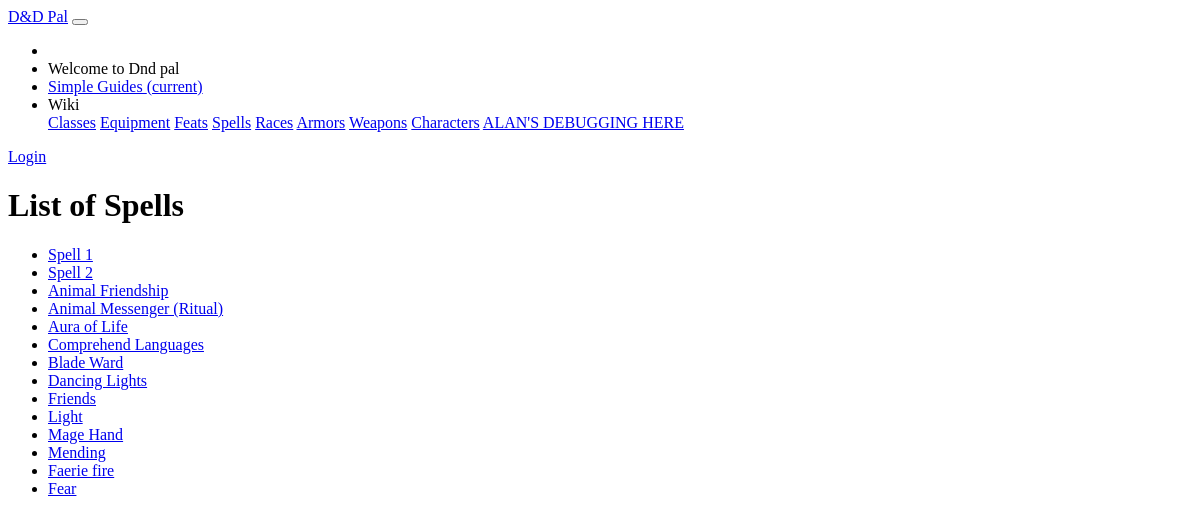
/dndpal/spells/, run on the app's committed database.
### dndpal/models.py (models this page shows)
class Spell(models.Model):
    name = models.CharField(default = '', primary_key = True, max_length = 100, help_text = "Enter the name of the spell")
    spell_level = models.SmallIntegerField(default= 0, null=True, help_text="Enter the spell level of this spell")
    cast_time = models.CharField(default = "", max_length = 10000, help_text = "Enter the action it takes to cast the spell.")
    duration = models.CharField(default = "", max_length = 10000, help_text = "Enter the duration of the spell in rounds.")
    range = models.CharField(default = "", max_length = 10000, help_text = "Enter the range of the spell in feet. If the range is a touch, enter the value: Touch")
    area_effected = models.CharField(default = "", max_length = 10000, blank=True, help_text = "If the spell affects an area, enter the area affected by the spell (in feet).")
    materials = models.CharField(default = "", max_length = 10000, blank=True, help_text = "If the Spell has material components, enter the materials separated with commas.")
    components = models.CharField(default = "", max_length = 10000, help_text = "Enter the spell components of this spell")
    SCHOOL_CHOICES = (
        ('ab', 'Abjuration'),
        ('co', 'Conjuration'),
        ('di', 'Divination'),
        ('en', 'Enchantment'),
        ('ev', 'Evocation'),
        ('il', 'Illusion'),
        ('ne', 'Necromancy'),
        ('tr', 'Transmutation'),
        ('un', 'Universal')
    )
    school = models.CharField(max_length = 2, choices = SCHOOL_CHOICES, default = 'ab')
    description = models.CharField(default = "", max_length = 10000, help_text = "Enter the spell description")
    def get_absolute_url(self):
        return reverse('spell-detail', args=[str(self.name)])

### dndpal/views.py (the view)
# urls.py: path('spells/', views.SpellListView.as_view(), name='spells'),
class SpellListView(generic.ListView):
    model = Spell

### dndpal/templates/dndpal/spell_list.html
{% extends "base_generic.html" %}
{% block content %}
<main role="main" class="container">
    <div class="container card p-5" style="margin-top:10px;">
        <h1>List of Spells</h1>
        {% if spell_list %}
        <ul>
            {% for spell in spell_list %}
            <li>
                <a href="{{ spell.get_absolute_url }}">{{ spell.name }}</a>
            </li>
            {% endfor %}
        </ul>
        {% else %}
        <p>There are no spells in the wiki.</p>
        {% endif %}
    </div>
</main>
{% endblock %}

### data on the page
Spell: name "Spell 1"
Spell: name "Spell 2"
Spell: name "Animal Friendship"
Spell: name "Animal Messenger (Ritual)"
Spell: name "Aura of Life"
Spell: name "Comprehend Languages"
Spell: name "Blade Ward"
Spell: name "Dancing Lights"
Spell: name "Friends"
Spell: name "Light"
Spell: name "Mage Hand"
Spell: name "Mending"
Spell: name "Faerie fire"
Spell: name "Fear"
